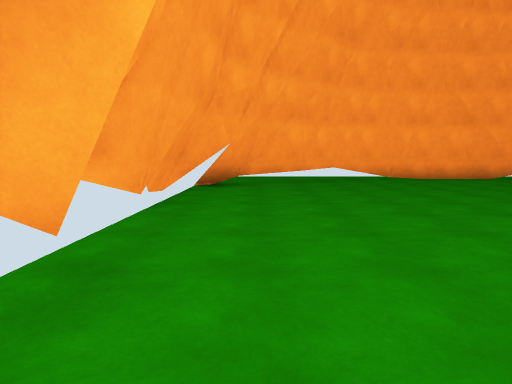
[1] (above)

23 first-person views from a walk through a scene from a Unity 3-D project. The camera is 1.4 m above the floor, tilts 6° down and sees 75° across. The floor is counted in squares, 2 m on a side. Each view is taken from the middle of a square. On the plan, view 1 faces up. The plan holds only what a view shows up to about 10 squares ahead; the rest is blank. The place goes on beyond the plan. Some animated figures are left out.

[2]
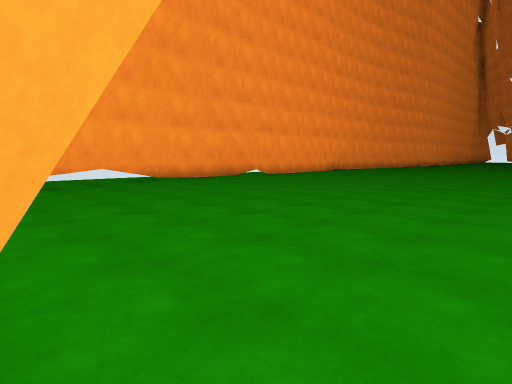

[3]
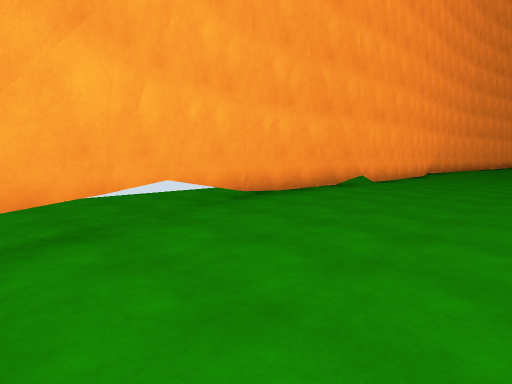

[4]
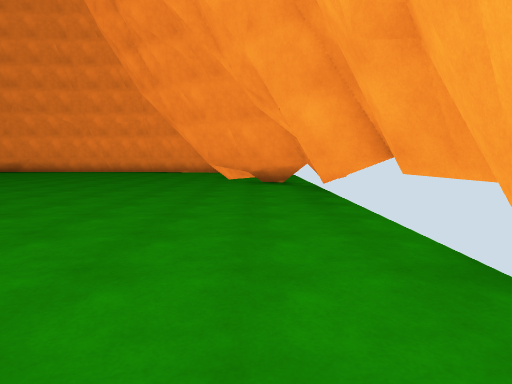

[5]
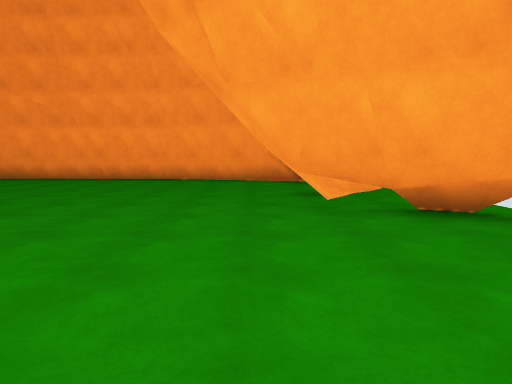

[6]
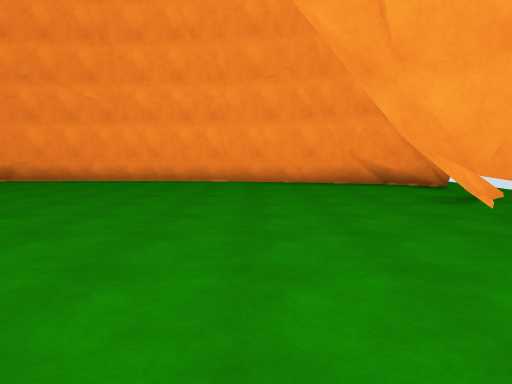

[7]
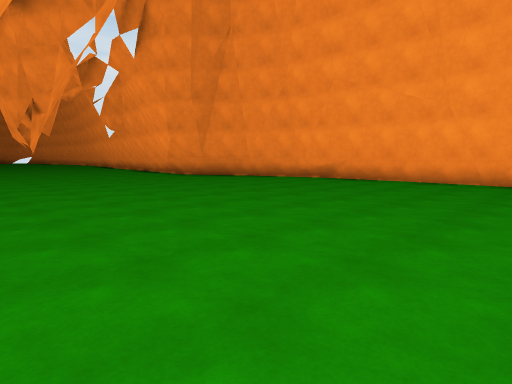

[8]
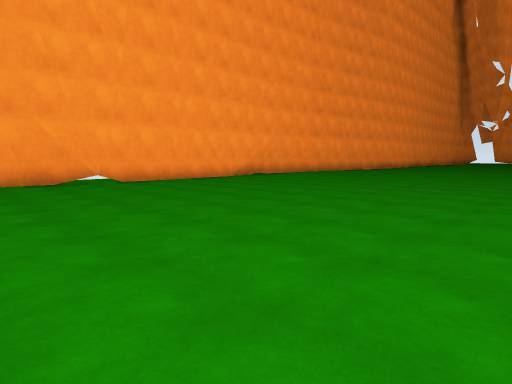

[9]
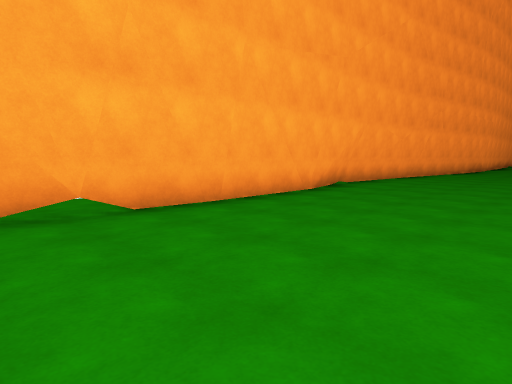

[10]
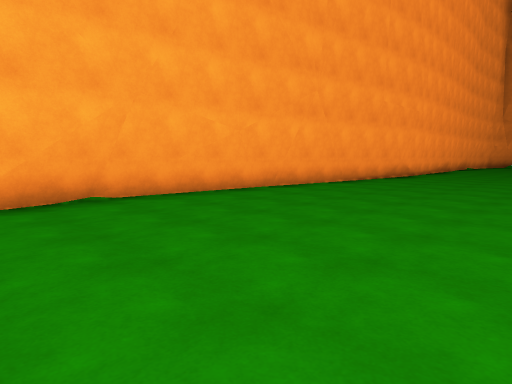

[11]
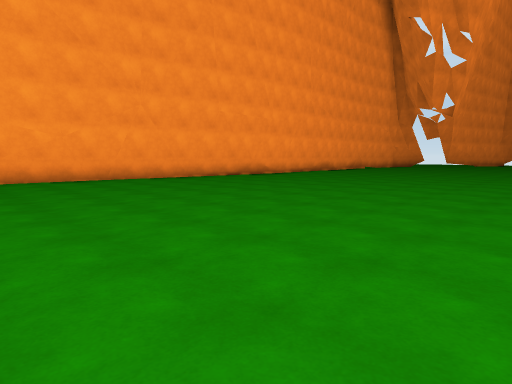

[12]
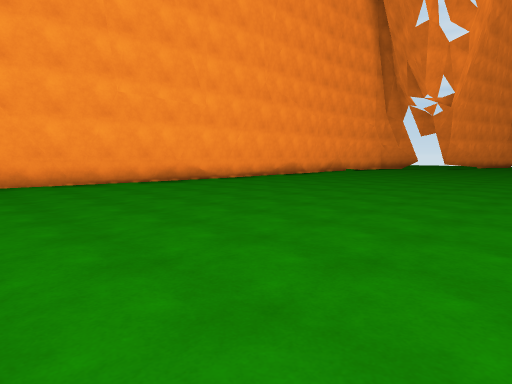

[13]
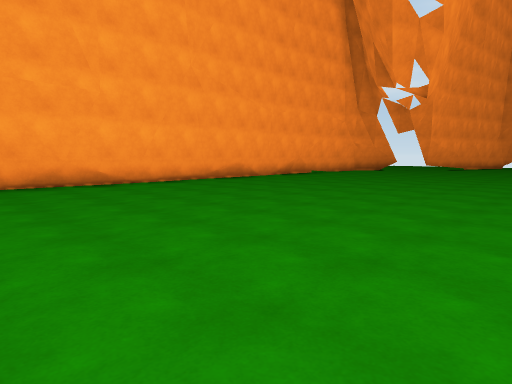

[14]
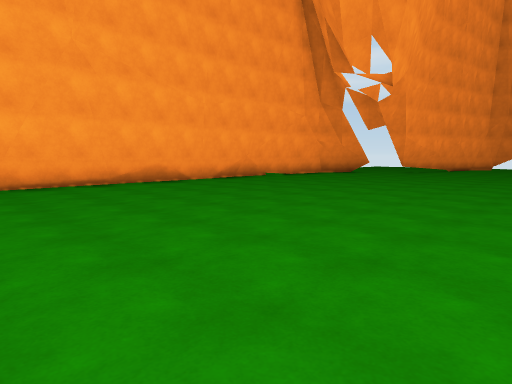

[15]
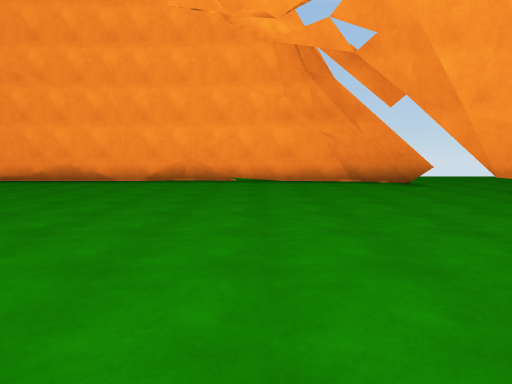

[16]
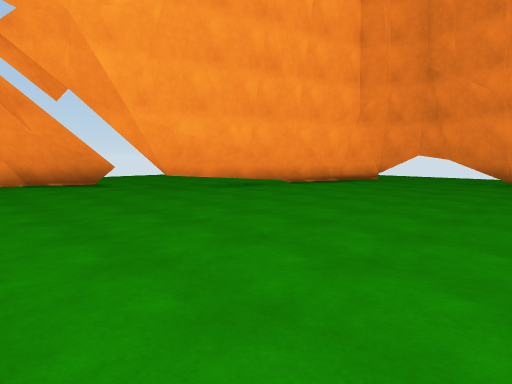

[17]
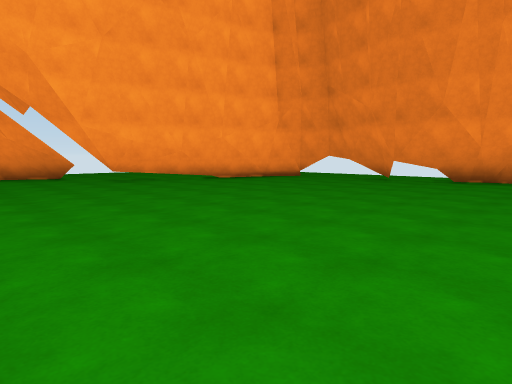

[18]
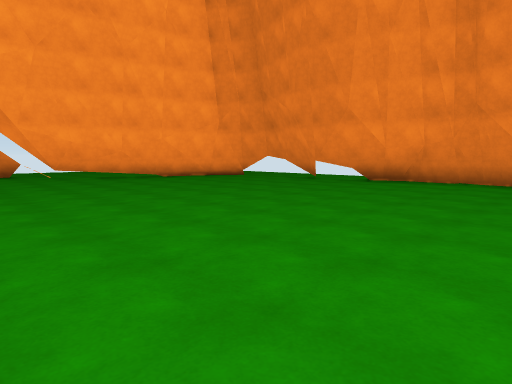

[19]
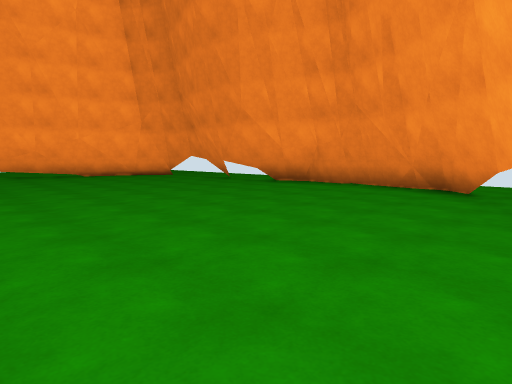

[20]
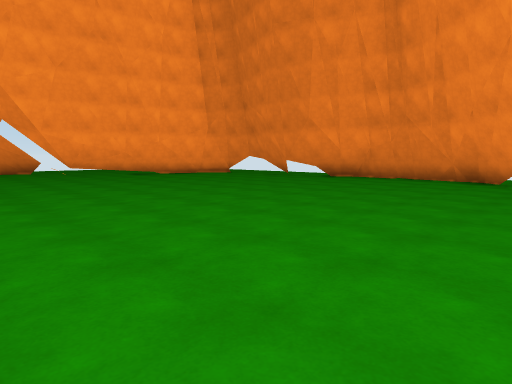

[21]
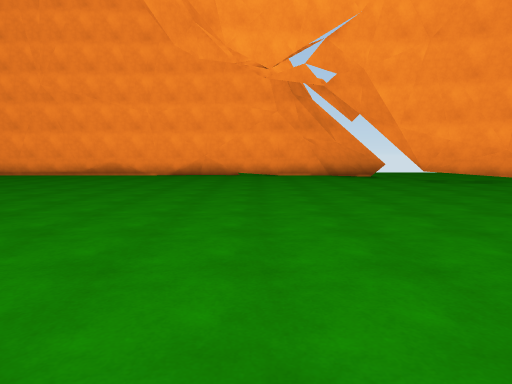

[22]
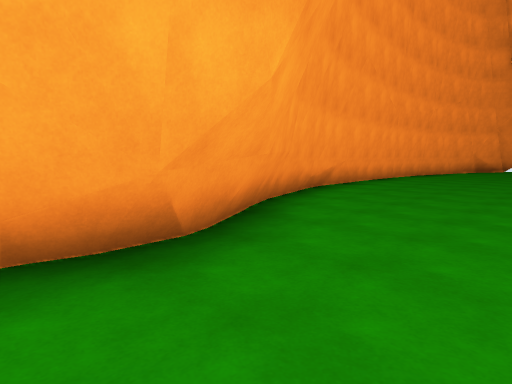

[23]
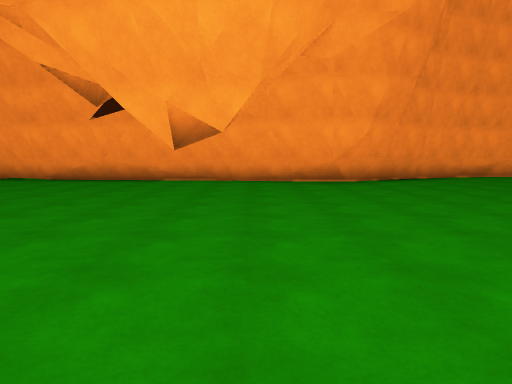

### Floor plan
Key: @ floor where view 1 was taken; # wall or solid block; x gap in a wall; . floor; = window, fence, low wall or low ledge; ^ raised ledge.
Columns run from 2 left of view 1 to 48 right of it. Each row starts with its distance up from view 1.
 12    ^^^^^  ^^
 11    ^^^====## ###=#####
 10  ^^###......^.........#####=###########=^ ^^^
  9  ^#.....................................#^^^^
  8 =#.......................................#^^^
  7 #.........................................^#^^
  6 #...........................................###
  5 #..............................................#^
  4 #...............................................#
  3 #...............................................#^
  2 ##..............................................#^^
  1  ...........     ...............  ..............#
  0   @......................         ..............#^
 -1  #.......................          .............#^
 -2  ^#...................#...          .............#
 -3  ^^#.......................          ............#
 -4  ^^#........................          ...........#
 -5  ^x.........................          ..........#^^
 -6  ^ ...............###........         .........#^^^
 -7  ^##.............#^^^=#######         .......
 -8  ^ ^##........###
 -9       #=#####=

Positions as (right, up) in squares from view 1, and headings:
1: (0, 0), facing up
2: (-1, 1), facing up-right
3: (0, 6), facing up-right
4: (0, 7), facing down
5: (2, 2), facing down
6: (4, 1), facing down
7: (5, 1), facing down-right
8: (5, 1), facing up-right
9: (7, 6), facing up-right
10: (13, 5), facing up-right
11: (15, 0), facing up-right
12: (19, 1), facing up-right
13: (22, 1), facing up-right
14: (25, 1), facing up-right
15: (35, 0), facing up
16: (36, 0), facing up-right
17: (36, -3), facing up-right
18: (37, -5), facing up-right
19: (39, -7), facing up-right
20: (36, -7), facing up-right
21: (35, -3), facing up
22: (18, -4), facing down-left
23: (19, 3), facing down
